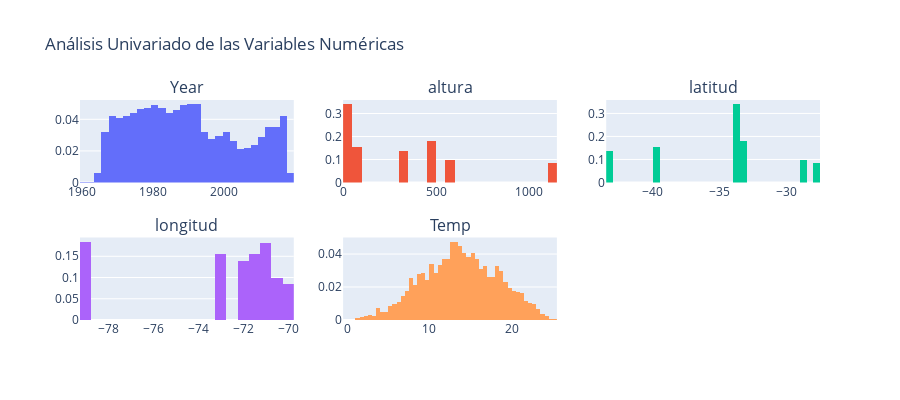

Notebook source saved alongside this figure:
### Markdown cell above
Visto que el nuevo DataFrame entrega una estructura mas ordenada de los datos se decide hacer una nueva exploración de los datos, para esto se les pide que:

- Aplicar las 3 técnicas de EDA que usted estime conveniente.
- Realicen un Box-plot temporal de los Datos utilizando plotly.
- Graficar tendencia de la temperatura para cada uno de los meses del año.

Comente que puede observar de los datos. ¿Es posible observar alguna tendencia o patron?. Justifique.

### Code cell
import plotly.graph_objects as go
from plotly.subplots import make_subplots

numeric = ['Year','altura','latitud','longitud','Temp']
n_cols = 3
fig = make_subplots(rows=2, cols=n_cols, subplot_titles=numeric)

for idx, col in enumerate(numeric):
    row_idx = idx // n_cols + 1
    col_idx = idx % n_cols + 1

    d = data.loc[:, col]
    hist = go.Histogram(x=d, name=col, histnorm="probability")
    fig.add_trace(hist, row=row_idx, col=col_idx)

fig.update_layout(
    height=400,
    title_text="Análisis Univariado de las Variables Numéricas",
    showlegend=False,
)
fig.show()

### Figure 1 — Plotly figure (JSON) as saved in the notebook; plotly's stock layout.template omitted (floating-point values rounded to 4 significant figures; data arrays with more than 128 entries replaced by an {"elided": "..."} marker saying what was removed)
{"data": [{"histnorm": "probability", "name": "Year", "type": "histogram", "x": {"elided": "3387 int values"}, "xaxis": "x", "yaxis": "y"}, {"histnorm": "probability", "name": "altura", "type": "histogram", "x": {"elided": "3387 int values"}, "xaxis": "x2", "yaxis": "y2"}, {"histnorm": "probability", "name": "latitud", "type": "histogram", "x": {"elided": "3387 float values"}, "xaxis": "x3", "yaxis": "y3"}, {"histnorm": "probability", "name": "longitud", "type": "histogram", "x": {"elided": "3387 float values"}, "xaxis": "x4", "yaxis": "y4"}, {"histnorm": "probability", "name": "Temp", "type": "histogram", "x": {"elided": "3387 float values"}, "xaxis": "x5", "yaxis": "y5"}], "layout": {"annotations": [{"font": {"size": 16}, "showarrow": false, "text": "Year", "x": 0.1444, "xanchor": "center", "xref": "paper", "y": 1, "yanchor": "bottom", "yref": "paper"}, {"font": {"size": 16}, "showarrow": false, "text": "altura", "x": 0.5, "xanchor": "center", "xref": "paper", "y": 1, "yanchor": "bottom", "yref": "paper"}, {"font": {"size": 16}, "showarrow": false, "text": "latitud", "x": 0.8556, "xanchor": "center", "xref": "paper", "y": 1, "yanchor": "bottom", "yref": "paper"}, {"font": {"size": 16}, "showarrow": false, "text": "longitud", "x": 0.1444, "xanchor": "center", "xref": "paper", "y": 0.375, "yanchor": "bottom", "yref": "paper"}, {"font": {"size": 16}, "showarrow": false, "text": "Temp", "x": 0.5, "xanchor": "center", "xref": "paper", "y": 0.375, "yanchor": "bottom", "yref": "paper"}], "height": 400, "showlegend": false, "title": {"text": "Análisis Univariado de las Variables Numéricas"}, "xaxis": {"anchor": "y", "domain": [0, 0.2889]}, "xaxis2": {"anchor": "y2", "domain": [0.3556, 0.6444]}, "xaxis3": {"anchor": "y3", "domain": [0.7111, 1]}, "xaxis4": {"anchor": "y4", "domain": [0, 0.2889]}, "xaxis5": {"anchor": "y5", "domain": [0.3556, 0.6444]}, "xaxis6": {"anchor": "y6", "domain": [0.7111, 1]}, "yaxis": {"anchor": "x", "domain": [0.625, 1]}, "yaxis2": {"anchor": "x2", "domain": [0.625, 1]}, "yaxis3": {"anchor": "x3", "domain": [0.625, 1]}, "yaxis4": {"anchor": "x4", "domain": [0, 0.375]}, "yaxis5": {"anchor": "x5", "domain": [0, 0.375]}, "yaxis6": {"anchor": "x6", "domain": [0, 0.375]}}}
